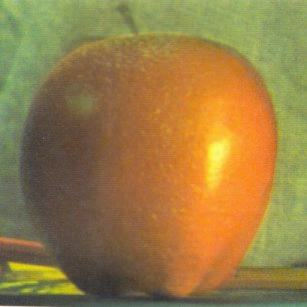
#> input picture CVprojectCode/Pyramid_Blending_img/blended_image.jpg, 307 x 307 px, given in place of dog.png, which was not available
$ python hybrid_image.py
#> lines starting #> are read from the running program, lines starting #| are printed output that depends on the picture; pictures that were not available may be replaced by others from this repository, and a replacement may not be noted
### pyramids.py
import numpy as np

from scipy.signal import convolve2d

def gaussian_pyramid(image, kernel, levels):
    """
    A function to create a Gaussian pyramid of a defined number of levels and from a chosen kernel.

    :param image: The image we want to use of dimension (N,M,3) or (M,N)
    :param kernel: The Gaussian kernel of dimention (k,k)
    :param levels: The desired number of levels in the Gaussian pyramid, an integer
    :return: The Gaussian pyramid, a list of numpy arrays
    """

    if len(np.shape(image)) == 3:
        gauss_l_r = image[:, :, 0]
        gauss_l_g = image[:, :, 1]
        gauss_l_b = image[:, :, 2]
    gauss_l = image
    pyramid = [gauss_l]
    for l in range(levels):
        if len(np.shape(image)) == 3:
            # channels last format
            gauss_l_r = downsample(gauss_l_r, kernel)
            gauss_l_g = downsample(gauss_l_g, kernel)
            gauss_l_b = downsample(gauss_l_b, kernel)
            gauss_l = np.zeros((gauss_l_b.shape[0], gauss_l_b.shape[1], 3))
            gauss_l[:, :, 0] = gauss_l_r
            gauss_l[:, :, 1] = gauss_l_g
            gauss_l[:, :, 2] = gauss_l_b
        else:
            gauss_l = downsample(gauss_l, kernel)
        gauss_l = normalize(gauss_l)
        gauss_l *= 0.9
        pyramid.append(gauss_l)
    return pyramid

def laplacian_pyramid(image, kernel, levels):
    """
    A function to create a Laplacian pyramid of a defined number of levels and from a chosen kernel.

    :param image: The image we want to use of dimension (N,M,3) or (M,N)
    :param kernel: The Gaussian kernel of dimension (k,k)
    :param levels: The desired number of levels in the Laplacian pyramid, an integer
    :return: The Laplacian pyramid, a list of numpy arrays
    """
    gauss = gaussian_pyramid(image, kernel, levels)
    pyramid = []
    for l in range(len(gauss) - 2, -1, -1):
        if len(np.shape(image)) == 3:
            # channels last format
            gauss_l1r = upsample(gauss[l+1][:, :, 0])
            gauss_l1g = upsample(gauss[l+1][:, :, 1])
            gauss_l1b = upsample(gauss[l+1][:, :, 2])
            if gauss_l1r.shape[0] > gauss[l][:, :, 0].shape[0]:
                gauss_l1r = np.delete(gauss_l1r, -1, axis=0)
                gauss_l1g = np.delete(gauss_l1g, -1, axis=0)
                gauss_l1b = np.delete(gauss_l1b, -1, axis=0)
            if gauss_l1r.shape[1] > gauss[l][:, :, 0].shape[1]:
                gauss_l1r = np.delete(gauss_l1r, -1, axis=1)
                gauss_l1g = np.delete(gauss_l1g, -1, axis=1)
                gauss_l1b = np.delete(gauss_l1b, -1, axis=1)
            lap_l_r = gauss[l][:, :, 0] - gauss_l1r
            lap_l_g = gauss[l][:, :, 1] - gauss_l1g
            lap_l_b = gauss[l][:, :, 2] - gauss_l1b
            lap_l = np.zeros((lap_l_r.shape[0], lap_l_r.shape[1], 3))
            lap_l[:, :, 0] = lap_l_r
            lap_l[:, :, 1] = lap_l_g
            lap_l[:, :, 2] = lap_l_b
        else:
            gauss_l1 = upsample(gauss[l+1])
            if gauss_l1.shape[0] > gauss[l].shape[0]:
                gauss_l1 = np.delete(gauss_l1, -1, axis=0)
            if gauss_l1.shape[1] > gauss[l].shape[1]:
                gauss_l1 = np.delete(gauss_l1, -1, axis=1)
            lap_l = gauss[l] - gauss_l1

        lap_l = normalize(lap_l)
        pyramid.append(lap_l)
    return pyramid

def normalize(image):
    """
   A function to Normalize the image (make it ranges from 0 to 1)

   :param image: The image we want to normalize
   :return: The normalized image
   """
    image_min = image.min()
    image_max = image.max()
    image_normalized = (image - image_min) / (image_max - image_min + 1e-8)
    return image_normalized


# [58 lines left out: function collapse_pyramid, not called in this run]

def convolve(image, kernel):
    """
    A fonction to perform a 2D convolution operation over an image using a chosen kernel.

    :param image: The grayscale image we want to use of dimension (N,M)
    :param kernel: The convolution kernel of dimention (k,k)
    :return: The convolved image of dimension (N,M)
    """
    im_out = convolve2d(image, kernel, mode='same', boundary='symm')
    return im_out

def downsample(image, kernel):
    """
    A function to downsample an image.

    :param image: The grayscale image we want to use of dimension (N,M)
    :param kernel: The Gaussian blurring kernel of dimention (k,k)
    :return: The downsampled image of dimension (N/factor,M/factor)
    """
    blur_image = convolve(image, kernel)
    img_downsampled = blur_image[::2, ::2]
    return img_downsampled

def upsample(image):
    """

    :param image: The grayscale image we want to use of dimension (N,M)
    :param factor: The upsampling factor, an integer
    :return: The upsampled image of dimension (N*factor,M*factor)
    """

    #kernel = np.array([[1, 2, 1], [2, 4, 2], [1, 2, 1]])/12
    kernel = smooth_gaussian_kernel(0.4)

    img_upsampled = np.zeros((image.shape[0]*2, image.shape[1]*2), dtype=np.float64)
    img_upsampled[::2, ::2] = image[:, :]
    img_upsampled = 4 * convolve(img_upsampled, kernel)
    return img_upsampled

# [12 lines left out: function classical_gaussian_kernel, not called in this run]

def smooth_gaussian_kernel(a):
    """
     A 5*5 gaussian kernel to perform smooth filtering.

    :param a: the coefficient of the smooth filter. A float usually within [0.3, 0.6]
    :return: A smoothing Gaussian kernel, a numpy array of shape (5,5)
    """
    w = np.array([0.25 - a/2.0, 0.25, a, 0.25, 0.25 - a/2.0])
    kernel = np.outer(w, w)
    kernel = kernel / np.sum(kernel)
    return kernel

### hybrid_image.py
import matplotlib.pyplot as plt
from pyramids import *
from align import *
import matplotlib.gridspec as gridspec

from skimage.transform import resize


def main_gaussian_laplacian_pyramids(image, kernel, levels):
    """
    A function to build the Gaussian and Laplacian pyramids of an image
    :param image: A grayscale or 3 channels image, a numpy array of floats within [0, 1] of shape (N, M) or (N, M, 3)
    :param kernel: The Gaussian kernel used to build pyramids
    :param levels: The desired levels in the pyramids
    """

    image = convert_image_to_floats(image)

    # Building the Gaussian and Laplacian pyramids
    gauss_pyr = gaussian_pyramid(image, kernel, levels)
    lap_pyr = laplacian_pyramid(image, kernel, levels)

    gauss_plot_num = len(gauss_pyr)
    lap_plot_num = len(lap_pyr)
    fig = plt.figure(figsize=(10, 5))
    gs = gridspec.GridSpec(1, gauss_plot_num, width_ratios=[x for x in range(gauss_plot_num, 0, -1)])  # 设置子图宽度比例
    for i, p in enumerate(gauss_pyr):
        ax = fig.add_subplot(gs[i])
        ax.imshow(p, cmap='gray')
        ax.set_title(f"GaussianPyramid {i + 1}")
        ax.axis('off')  # hide the axis

    plt.tight_layout()
    # plt.savefig('OutputImages/dogGaussianPyramid2.png')
    plt.show()

    fig = plt.figure(figsize=(10, 5))
    gs = gridspec.GridSpec(1, lap_plot_num, width_ratios=[x for x in range(1, lap_plot_num+1)])  # 设置子图宽度比例
    for i, p in enumerate(lap_pyr):
        ax = fig.add_subplot(gs[i])
        ax.imshow(p, cmap='gray')
        ax.set_title(f"LaplacianPyramid {lap_plot_num - i}")
        ax.axis('off')  # hide the axis

    plt.tight_layout()
    plt.savefig('OutputImages/tigerLaplacianPyramid2.png')
    plt.show()

    # Building and displaying collapsed image
    # collapsed_image = collapse_pyramid(lap_pyr, gauss_pyr)
    # plt.imshow(collapsed_image, cmap='gray')
    # plt.show()
    return gauss_pyr, lap_pyr

def convert_image_to_floats(image):
    """
    A function to convert an image to a numpy array of floats within [0, 1]

    :param image: The image to be converted
    :return: The converted image
    """

    if np.max(image) <= 1.0:
        return image
    else:
        return image / 255.0

def rgb_to_gray(image):
    """
    A function to convert an image from rgb to gray scale
    :param image:  The image to be converted
    :return: The converted image
    """

    return np.dot(image[..., :3], [0.2989, 0.5870, 0.1140])

kernel = smooth_gaussian_kernel(0.4)
# kernel = classical_gaussian_kernel(5, 1)
levels = 5
window_size = 5


image1 = plt.imread('images/dog.png')
#> image1 is the input picture: shape (307, 307, 3); mean R, G, B 152.4, 124.6, 69.9
image2 = plt.imread('images/tiger.jpg')
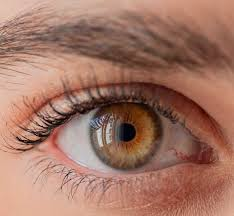
#> input picture CVprojectCode/Region_Blending_img/eye.jpg, 234 x 216 px, given in place of tiger.jpg, which was not available
#> image2 is the input picture: shape (216, 234, 3); mean R, G, B 162, 117.1, 100.8
# to align the image to improve the result (optional)
# three points of each image should be selected
# image2 = align_images(image1, image2)

# resize the two images to get better result.
image_size = (2**(levels+3), 2**(levels+3))
image1 = resize(image1, image_size)
#> image1: shape (256, 256, 3) float64
image2 = resize(image2, image_size)
#> image2: shape (256, 256, 3) float64
image3 = rgb_to_gray(image1)

gau1, lap1 = main_gaussian_laplacian_pyramids(image1, kernel, levels)
#> in gaussian_pyramid, `gauss_l_b = image[:, :, 2]`:
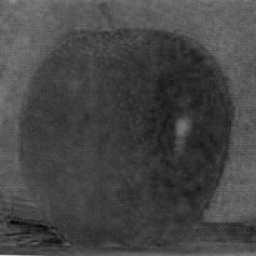
#> gauss_l_b: shape (256, 256) float64; min 0.00512, max 0.829, mean 0.274
#> the loop in gaussian_pyramid, `for l in range(levels):` made 5 passes
#> (image_min in normalize, image_max in normalize) on passes 1 to 3: (0.0565, 0.999), (0.111, 0.99), (0.143, 0.982)
#> after the loop in gaussian_pyramid, `for l in range(levels):`: pyramid = 6 items
#> the loop in gaussian_pyramid (call 2), `for l in range(levels):` made 5 passes
#> the loop in laplacian_pyramid, `for l in range(len(gauss) - 2, -1, -1):` made 5 passes
#> (l, image_min in normalize, image_max in normalize) on passes 1, 2, 4, 5: (4, -0.537, 0.263), (3, -0.549, 0.272), (1, -0.574, 0.336), (0, -0.503, 0.602)
#> (image_min in normalize, image_max in normalize) on pass 3: (-0.574, 0.274)
#> after the loop in laplacian_pyramid, `for l in range(len(gauss) - 2, -1, -1):`:
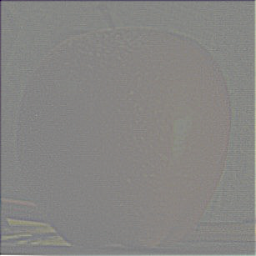
#> lap_l: shape (256, 256, 3) float64; mean R, G, B 0.528, 0.524, 0.515
#> after the loop in laplacian_pyramid, `for l in range(len(gauss) - 2, -1, -1):`: pyramid = 5 items
#> in main_gaussian_laplacian_pyramids, `gauss_plot_num = len(gauss_pyr)`: gauss_plot_num = 6
#> in main_gaussian_laplacian_pyramids, `lap_plot_num = len(lap_pyr)`: lap_plot_num = 5
#> the loop in main_gaussian_laplacian_pyramids, `for i, p in enumerate(gauss_pyr):` made 6 passes
#> the loop in main_gaussian_laplacian_pyramids, `for i, p in enumerate(lap_pyr):` made 5 passes
#> gau1 = 6 items; lap1 = 5 items
gau2, lap2 = main_gaussian_laplacian_pyramids(image2, kernel, levels)
#> call 2 of main_gaussian_laplacian_pyramids, with kernel = array of shape (5, 5), levels = 5
#> the loop in gaussian_pyramid (call 3), `for l in range(levels):` made 5 passes
#> (image_min in normalize, image_max in normalize) on passes 1 to 3: (0.00229, 0.906), (0.0115, 0.902), (0.04, 0.899)
#> pass 1, in downsample (call 32), `img_downsampled = blur_image[::2, ::2]`:
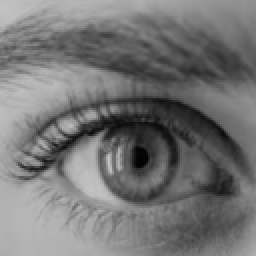
#> img_downsampled: shape (128, 128) float64 (shown 2 times larger); min 0.00732, max 0.771, mean 0.459
#> the loop in gaussian_pyramid (call 4), `for l in range(levels):` made 5 passes
#> pass 1, in gaussian_pyramid (call 4), `gauss_l *= 0.9`:
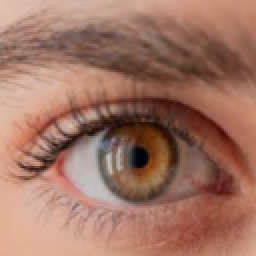
#> gauss_l: shape (128, 128, 3) float64 (shown 2 times larger); mean of channels 0, 1, 2 0.631, 0.455, 0.392; drawn as R, G, B
#> the loop in laplacian_pyramid (call 2), `for l in range(len(gauss) - 2, -1, -1):` made 5 passes
#> (l, image_min in normalize, image_max in normalize) on passes 1, 2, 4, 5: (4, -0.78, 0.502), (3, -0.847, 0.549), (1, -0.852, 0.552), (0, -0.839, 0.544)
#> (image_min in normalize, image_max in normalize) on pass 3: (-0.854, 0.557)
#> the loop in main_gaussian_laplacian_pyramids (call 2), `for i, p in enumerate(gauss_pyr):` made 6 passes
#> the loop in main_gaussian_laplacian_pyramids (call 2), `for i, p in enumerate(lap_pyr):` made 5 passes
#> in main_gaussian_laplacian_pyramids (call 2), `plt.savefig('OutputImages/tigerLaplacianPyramid2.png')`:
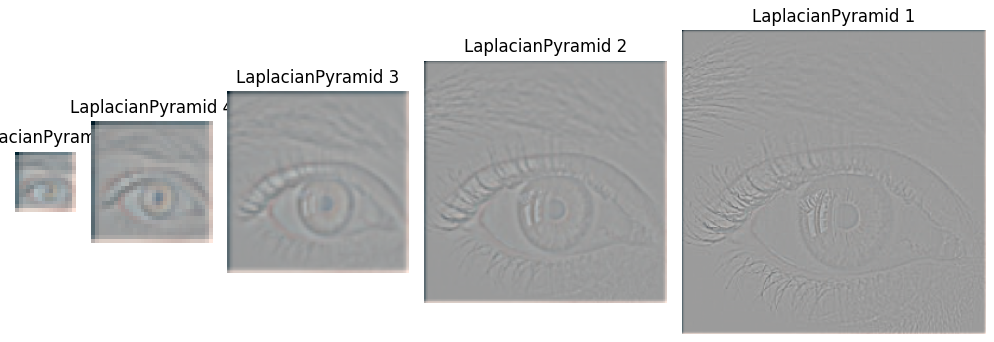
#> figure drawn by matplotlib, 5 panels
#> gau2 = 6 items; lap2 = 5 items

# choose pyramids to hybridize
GAU = gau1[1]
LAP1 = lap2[-2]
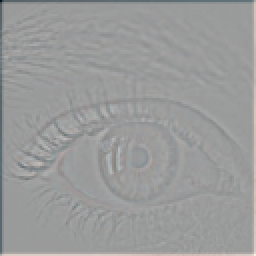
#> LAP1: shape (128, 128, 3) float64 (shown 2 times larger); mean of channels 0, 1, 2 0.607, 0.608, 0.609; drawn as R, G, B
LAP2 = lap2[-1]
# To ensure pyramid images can be added together.
LAP1 = resize(LAP1, GAU.shape)
LAP2 = resize(LAP2, GAU.shape)

# set different weight for images to be hybridized.
alpha = 1.0
beta1 = 1.0
beta2 = 0

hybrid_image = alpha * GAU + beta1 * LAP1 + beta2 * LAP2


hybrid_image = normalize(hybrid_image)
plt.imshow(hybrid_image)
plt.savefig('OutputImages/HybridImages/dog-tiger-hybrid.png')
plt.show()
